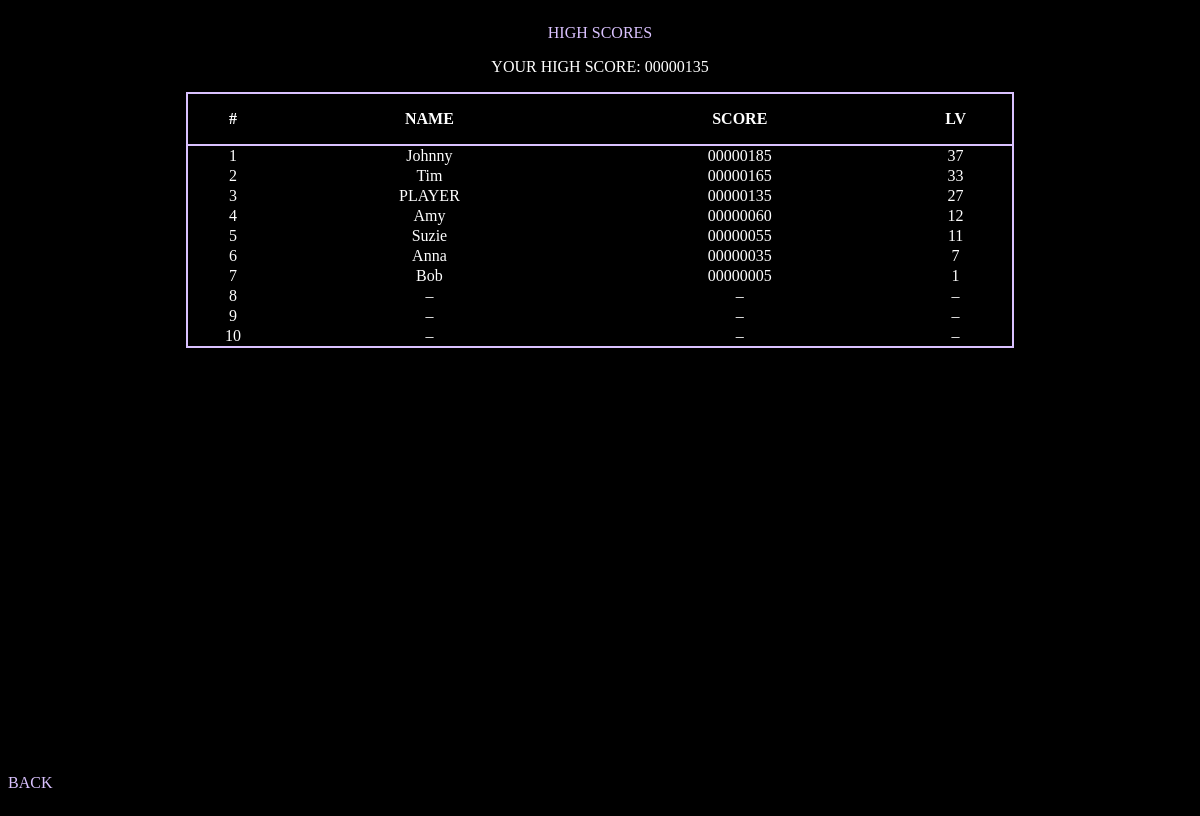
The page /high-scores on the database its author committed.
### tables this page shows
CREATE TABLE users (id INTEGER PRIMARY KEY AUTOINCREMENT NOT NULL, username TEXT NOT NULL, hash TEXT NOT NULL, highscore INTEGER NOT NULL DEFAULT 0);

### app.py (the view)
@app.route("/high-scores")
def highscores():
    your_highscore = select_your_highscore()
    highscores = db.execute("SELECT * FROM users ORDER BY highscore DESC LIMIT 10")
    return render_template("high-scores.html", your_highscore=your_highscore, highscores=highscores)

### helpers.py (called while the page is built)
def format_number(n):
    return f"{n:08}"

def select_your_highscore():
    if session.get("user_id") is None:
        rows = db.execute(
            "SELECT * FROM users WHERE username = ?", "PLAYER"
        )
        if len(rows) == 0:
            your_highscore = 0
        else:
            your_highscore = rows[0]["highscore"]
    else:
        rows = db.execute(
            "SELECT highscore FROM users WHERE id = ?", session["user_id"]
        )
        your_highscore = rows[0]["highscore"]
    return your_highscore

### templates/high-scores.html (shortened to what this page needs)
{% extends "layout.html" %}
{% block main %}
    <p class="lavender-text center">HIGH SCORES</p>
    <p class="white-text center">YOUR HIGH SCORE: {{ your_highscore | format_number }}</p>
    <form action="/high-scores" method="post">
        <table class="info-table table-border">
            <tr class="table-border">
                <th>#</th>
                <th class="padding">NAME</th>
                <th>SCORE</th>
                <th>LV</th>
            </tr>
            {% for i in range(10) %}
                <tr class="center">
                    <td>{{ i + 1 }}</td>
                    {% if i < highscores|length %}
                        <td>{{ highscores[i].username }}</td>
                        <td>{{ highscores[i].highscore | format_number }}</td>
                        <td>{{ (highscores[i].highscore / 5) | int }}</td>
                    {% else %}
                        <td>–</td>
                        <td>–</td>
                        <td>–</td>
                    {% endif %}
                </tr>
            {% endfor %}
        </table>
    </form>
{% endblock %}

### templates/layout.html (shortened to what this page needs)
<!DOCTYPE html>
<html lang="en">
    <head>
        <link href="/static/styles.css" rel="stylesheet">
    </head>
    <body>
        <main class="container py-5 text-center">
            {% block main %}{% endblock %}
        </main>
        <footer>
            {% if not is_index %}
                {% include 'footer.html' %}
            {% endif %}
        </footer>
    </body>
</html>

### templates/footer.html
<footer>
    <p class="lavender-text">
        {% if is_start %}
            <a href="/">QUIT GAME</a>
        {% else %}
            <a href="/">BACK</a>
        {% endif %}
    </p>
</footer>

### static/styles.css (style rules this page uses)
.white-text { color: white; font-family: Futura, Georgia; }
.lavender-text { color: #DAC2FF; font-family: Futura, Georgia; }
a { text-decoration: none; color: #DAC2FF; }
body { background-color: black; }
table { color: white; font-family: Futura, Georgia; margin-left: auto; margin-right: auto; }
.info-table { width: 70%; }
.table-border { border: 2px solid #DAC2FF; border-collapse: collapse; padding-left: 1rem; padding-right: 1rem; }
.center { text-align: center; }
body { display: flex; flex-direction: column; min-height: 100vh; }
footer { margin-top: auto; }
.padding { padding: 1rem 0rem; }

### rows shown on the page
users: username "Johnny", highscore "00000185", (highscores[i].highscore/5)|int "37"
users: username "Tim", highscore "00000165", (highscores[i].highscore/5)|int "33"
users: username "PLAYER", highscore "00000135", (highscores[i].highscore/5)|int "27"
users: username "Amy", highscore "00000060", (highscores[i].highscore/5)|int "12"
users: username "Suzie", highscore "00000055", (highscores[i].highscore/5)|int "11"
users: username "Anna", highscore "00000035", (highscores[i].highscore/5)|int "7"
users: username "Bob", highscore "00000005", (highscores[i].highscore/5)|int "1"

### other values the page prints
{{ your_highscore | format_number }} "00000135"
{{ i + 1 }} "1" "2" "3" "4" "5" "6" "7" "8" "9" "10"
